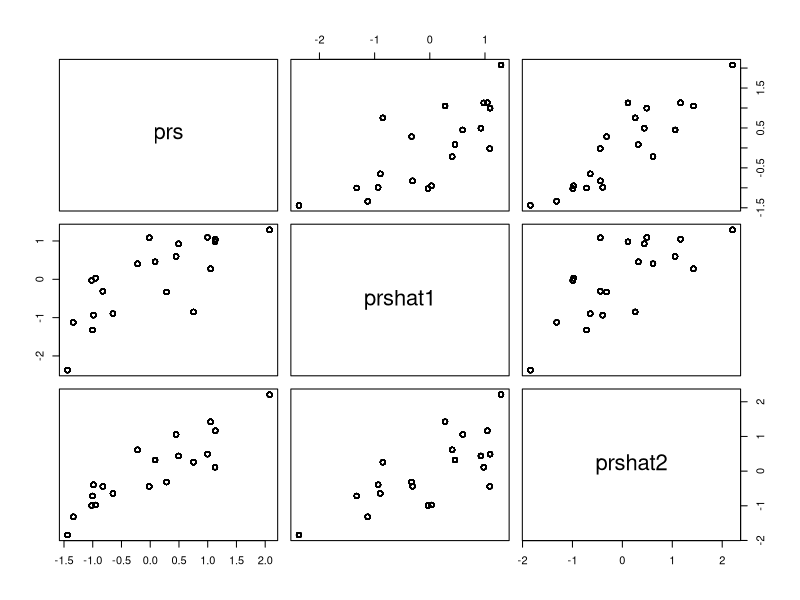
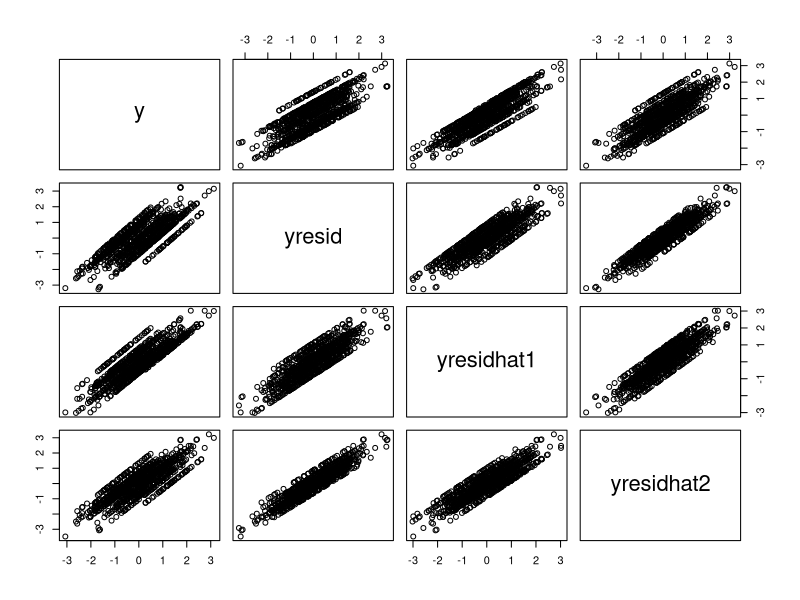
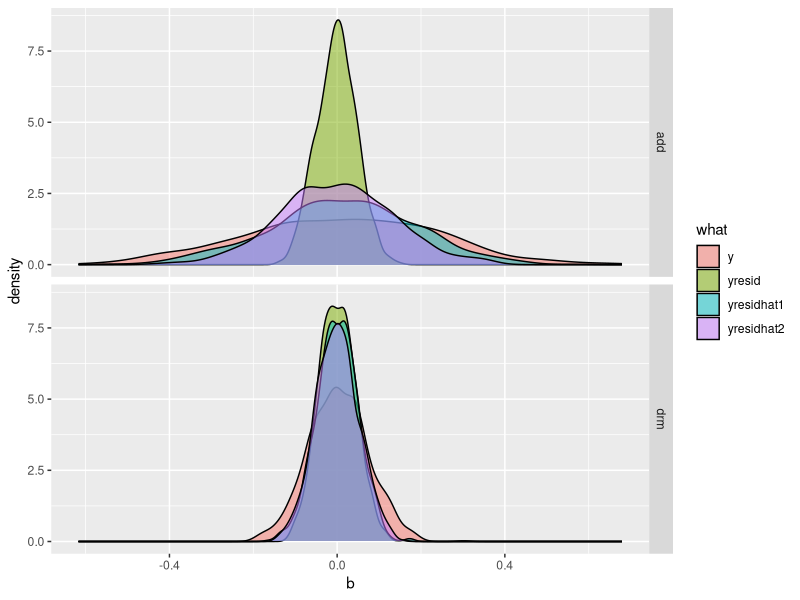

Recreate these plots in R, in order.
## ---- chunk 1
library(dplyr)
library(ggplot2)

group_size <- 20
ngroup <- 50
n <- group_size * ngroup
p <- 100
g <- matrix(rbinom(group_size * p, 2, 0.5), group_size, p)
betas <- rnorm(p)

prs <- rep(scale(g %*% betas), each=ngroup)
e <- rnorm(n)
y <- (prs + e) %>% scale %>% drop
## ---- chunk 2
betahat <- rnorm(p, betas)
prshat1 <- rep(scale(g %*% betahat), each=ngroup)
prshat2 <- rep(scale(g[,1:(p/2)] %*% betas[1:(p/2)]), each=ngroup)
## ---- chunk 3
pairs(cbind(prs, prshat1, prshat2))
## ---- chunk 4
yresid <- residuals(lm(y ~ prs)) %>% scale %>% drop
yresidhat1 <- residuals(lm(y ~ prshat1)) %>% scale %>% drop
yresidhat2 <- residuals(lm(y ~ prshat2)) %>% scale %>% drop
pairs(cbind(y, yresid, yresidhat1, yresidhat2))
## ---- chunk 5
drm <- function(g, y) {
  y.i <- tapply(y, g, median, na.rm=T)  
  z.ij <- abs(y - y.i[g+1])
  summary(lm(z.ij ~ g))$coef %>%
    as_tibble() %>%
    slice(2) %>%
    mutate(method="drm")
}

add <- function(g, y) {
    summary(lm(y ~ g))$coef %>%
    as_tibble() %>%
    slice(2) %>%
    mutate(method="add")
}

## ---- chunk 6
params <- expand.grid(
    y_options = c("y", "yresid", "yresidhat1", "yresidhat2"),
    method_options = c("drm", "add"),
    stringsAsFactors=FALSE
)

sims <- lapply(1:1000, \(i) {
    SNP <- rep(rbinom(group_size, 2, 0.5), each = ngroup)
    lapply(1:nrow(params), \(j) {
        m <- get(params$method_options[j])
        yo <- get(params$y_options[j])
        m(SNP, yo) %>% mutate(what = params$y_options[j])
    }) %>% bind_rows()

}) %>% bind_rows()
names(sims) <- c("b", "se", "tval", "pval", "method", "what")
sims
## ---- chunk 7
sims %>% group_by(method, what) %>% summarise(b=mean(abs(b)), se=mean(se), pval=mean(pval), tval=mean(abs(tval)))
## ---- chunk 8
ggplot(sims, aes(x=b)) +
geom_density(aes(fill=what), alpha=0.5) +
facet_grid(method ~ .)
## ---- chunk 9
sessionInfo()
